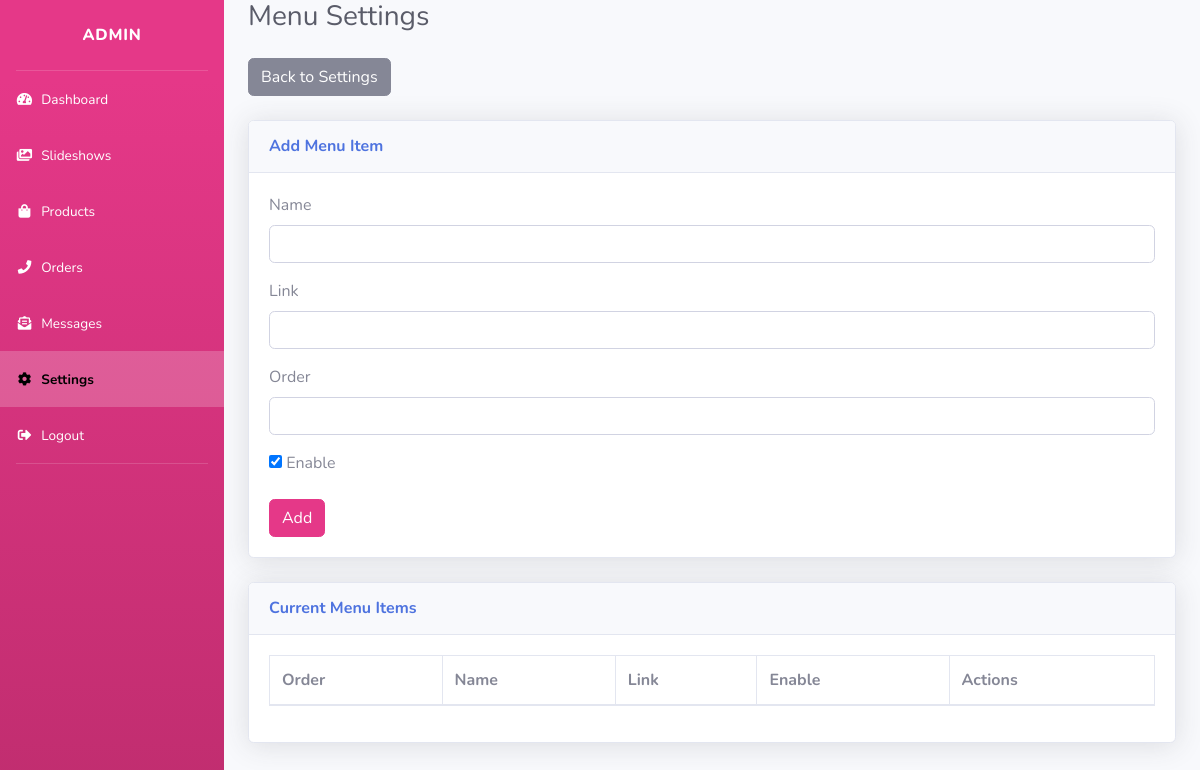
Page /admin/menu_settings.php (signed in) on the earlier database version.
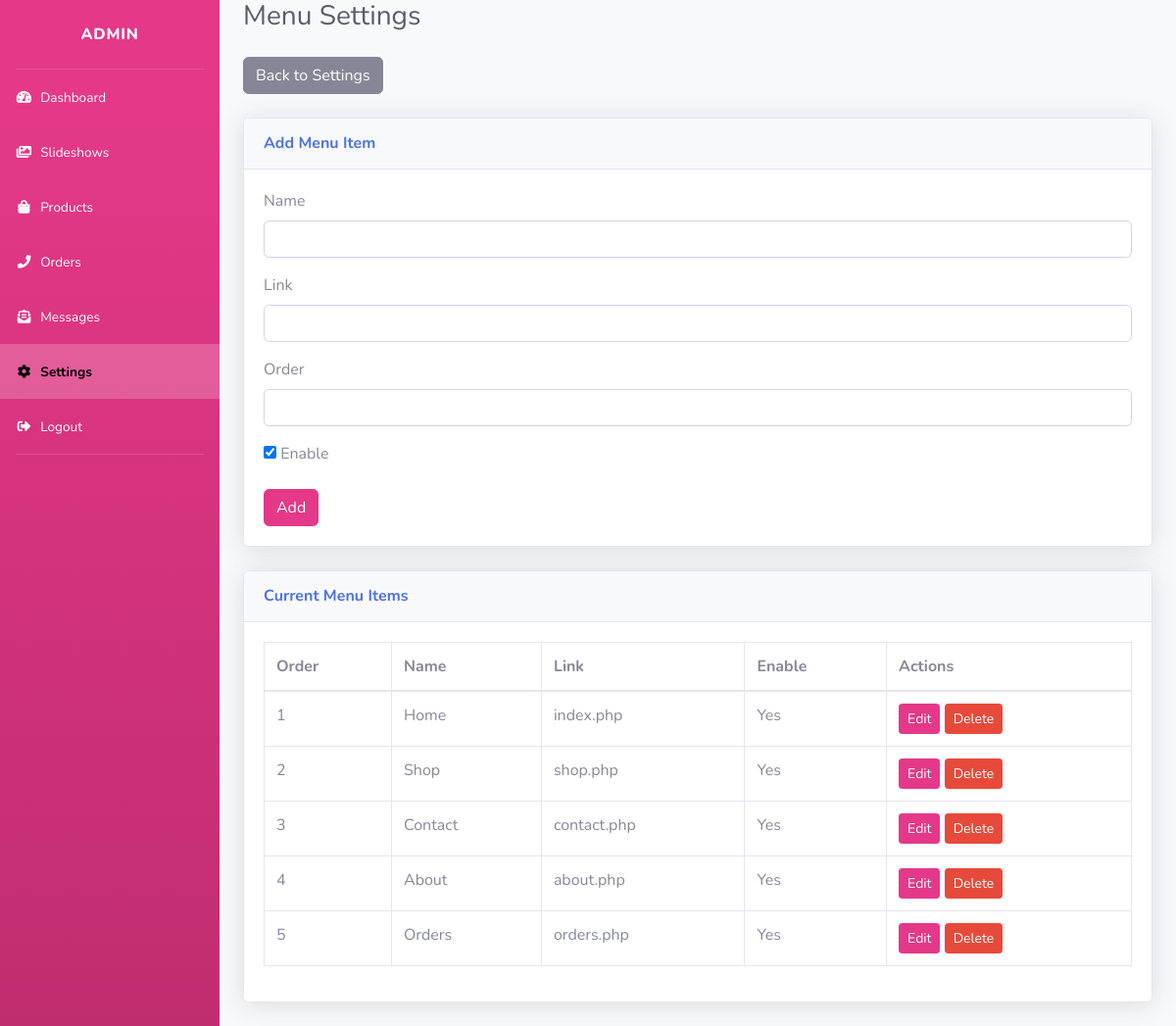
Same page on the later database version.
### tables this page shows
CREATE TABLE `menu_items` (
  `id` int(11) NOT NULL,
  `name` varchar(100) NOT NULL,
  `link` varchar(500) NOT NULL,
  `order` int(11) NOT NULL,
  `enable` char(1) NOT NULL DEFAULT '1'
);

### admin/menu_settings.php (the view, shortened to what this page needs)
<?php
require_once '../components/connect.php';
$current_page = 'settings';
$edit_item = null;
$select = $conn->prepare("SELECT * FROM `menu_items` ORDER BY `order` ASC");
$select->execute();
$menu_items = $select->fetchAll(PDO::FETCH_ASSOC);
?>
<!DOCTYPE html>
<html lang="en">
<?php include "include/head.php"; ?>
<body id="page-top">
<div id="wrapper">
    <ul class="navbar-nav bg-gradient-primary sidebar sidebar-dark accordion" id="accordionSidebar">
        <a class="sidebar-brand d-flex align-items-center justify-content-center" href="../admin/dashboard.php">
            <div class="sidebar-brand-text mx-3">Admin</div>
        </a>
        <hr class="sidebar-divider my-0">
        <?php include "include/nav.php"; ?>
        <hr class="sidebar-divider">
    </ul>
    <div id="content-wrapper" class="d-flex flex-column">
        <div id="content">
            <div class="container-fluid">
                <h1 class="h3 mb-4 text-gray-800">Menu Settings</h1>
                <a href="settings.php" class="btn btn-secondary mb-4">Back to Settings</a>
                <div class="card shadow mb-4">
                    <div class="card-header py-3">
                        <h6 class="m-0 font-weight-bold text-primary"><?= isset($edit_item) ? 'Edit' : 'Add'; ?> Menu Item</h6>
                    </div>
                    <div class="card-body">
                        <form action="" method="post">
                            <div class="form-group">
                                <label>Name</label>
                                <input type="text" name="name" class="form-control" value="<?= $edit_item['name'] ?? ''; ?>" required>
                            </div>
                            <div class="form-group">
                                <label>Link</label>
                                <input type="text" name="link" class="form-control" value="<?= $edit_item['link'] ?? ''; ?>" required>
                            </div>
                            <div class="form-group">
                                <label>Order</label>
                                <input type="number" name="order" class="form-control" value="<?= $edit_item['order'] ?? ''; ?>" required>
                            </div>
                            <div class="form-group">
                                <label><input type="checkbox" name="enable" <?= (isset($edit_item) && $edit_item['enable'] == '1') || !isset($edit_item) ? 'checked' : ''; ?>> Enable</label>
                            </div>
                            <button type="submit" name="<?= isset($edit_item) ? 'update_menu_item' : 'add_menu_item'; ?>" class="btn btn-primary"><?= isset($edit_item) ? 'Update' : 'Add'; ?></button>
                        </form>
                    </div>
                </div>
                <div class="card shadow mb-4">
                    <div class="card-header py-3">
                        <h6 class="m-0 font-weight-bold text-primary">Current Menu Items</h6>
                    </div>
                    <div class="card-body">
                        <table class="table table-bordered">
                            <thead>
                                <tr>
                                    <th>Order</th>
                                    <th>Name</th>
                                    <th>Link</th>
                                    <th>Enable</th>
                                    <th>Actions</th>
                                </tr>
                            </thead>
                            <tbody>
                                <?php foreach ($menu_items as $item) { ?>
                                    <tr>
                                        <td><?= $item['order']; ?></td>
                                        <td><?= $item['name']; ?></td>
                                        <td><?= $item['link']; ?></td>
                                        <td><?= $item['enable'] == '1' ? 'Yes' : 'No'; ?></td>
                                        <td>
                                            <a href="menu_settings.php?edit=<?= $item['id']; ?>" class="btn btn-sm btn-primary">Edit</a>
                                            <a href="menu_settings.php?delete=<?= $item['id']; ?>" class="btn btn-sm btn-danger" onclick="return confirm('Delete this menu item?');">Delete</a>
                                        </td>
                                    </tr>
                                <?php } ?>
                            </tbody>
                        </table>
                    </div>
                </div>
            </div>
        </div>
    </div>
</div>
</body>
</html>

### admin/include/head.php (shortened to what this page needs)
<head>
    <link href="vendor/fontawesome-free/css/all.min.css" rel="stylesheet" type="text/css">
    <link href="css/sb-admin-2.min.css" rel="stylesheet">
</head>

### admin/include/nav.php
<li class="nav-item <?= ($current_page == 'dashboard' ? 'active' : '') ?>">
    <a class="nav-link" href="../admin/dashboard.php">
        <i class="fas fa-fw fa-tachometer-alt"></i>
        <span>Dashboard</span></a>
</li>
<li class="nav-item <?= ($current_page == 'slideshows' ? 'active' : '') ?>">
    <a class="nav-link" href="../admin/slideshows.php">
        <i class="fas fa-fw fa-images"></i>
        <span>Slideshows</span></a>
</li>
<li class="nav-item <?= ($current_page == 'products' ? 'active' : '') ?>">
    <a class="nav-link" href="../admin/products.php">
        <i class="fas fa-fw fa-shopping-bag"></i>
        <span>Products</span></a>
</li>
<li class="nav-item <?= ($current_page == 'orders' ? 'active' : '') ?>">
    <a class="nav-link" href="../admin/placed_orders.php">
        <i class="fas fa-fw fa-phone"></i>
        <span>Orders</span></a>
</li>
<li class="nav-item <?= ($current_page == 'messages' ? 'active' : '') ?>">
    <a class="nav-link" href="../admin/messages.php">
        <i class="fas fa-fw fa-envelope-open-text"></i>
        <span>Messages</span></a>
</li>
<li class="nav-item <?= ($current_page == 'settings' ? 'active' : '') ?>">
    <a class="nav-link" href="../admin/settings.php">
        <i class="fas fa-fw fa-cog"></i>
        <span>Settings</span></a>
</li>
<?php if (isset($_SESSION['admin_id'])): ?>
<li class="nav-item <?= ($current_page == 'logout' ? 'active' : '') ?>">
    <a class="nav-link" href="../admin/logout.php" onclick="return confirm('Are you sure you want to logout?');">
        <i class="fas fa-fw fa-sign-out-alt"></i>
        <span>Logout</span></a>
</li>
<?php endif; ?>

### admin/include/head.php (style rules this page uses)
.bg-gradient-primary { background-color: #E53888 !important; background-image: linear-gradient(180deg, #E53888 10%, #C02D6F 100%) !important; }
.sidebar-brand-text, .nav-link, .nav-link i { color: #fff !important; }
.btn-primary { background-color: #E53888 !important; border-color: #E53888 !important; }
.nav-item.active .nav-link { color: #000000 !important; background-color: rgba(255, 255, 255, 0.2) !important; }
.nav-item.active .nav-link i { color: #000000 !important; }

Differences in the rows shown:
added menu_items: order "1", name "Home", link "index.php", enable "Yes"
added menu_items: order "2", name "Shop", link "shop.php", enable "Yes"
added menu_items: order "3", name "Contact", link "contact.php", enable "Yes"
added menu_items: order "4", name "About", link "about.php", enable "Yes"
added menu_items: order "5", name "Orders", link "orders.php", enable "Yes"
